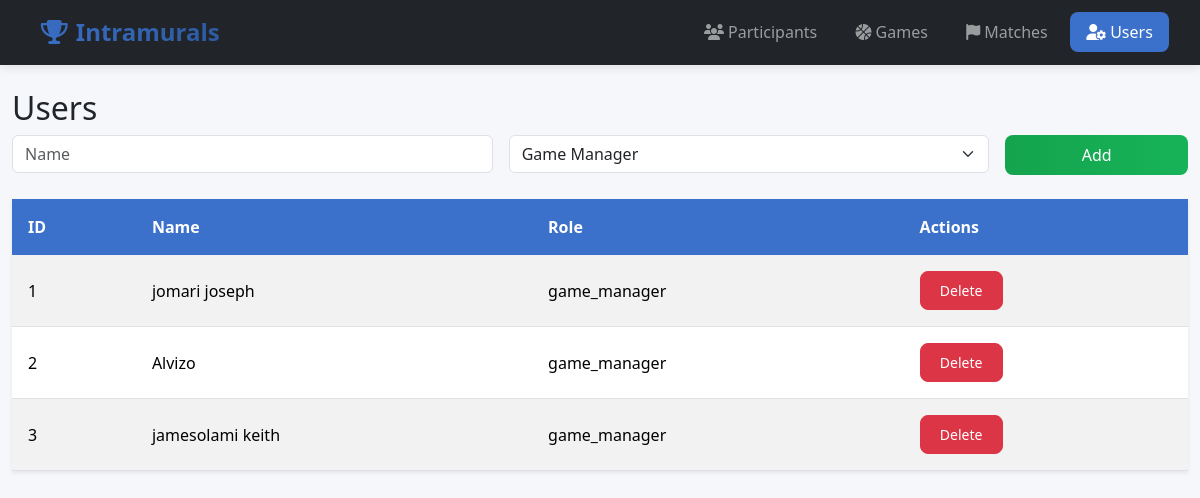
/users/, run on the app's committed database.
### models.py (models this page shows)
class User(db.Model):
    __tablename__ = "users"
    id = db.Column(db.Integer, primary_key=True)
    name = db.Column(db.String(100), nullable=False)
    role = db.Column(db.String(50), nullable=False)  # "game_manager" or "admin"

### routes/users.py (the view)
@users_bp.route("/")
def list_users():
    users = User.query.all()
    return render_template("users.html", users=users)

### templates/users.html (shortened to what this page needs)
{% extends "base.html" %}
{% block content %}
<h2>Users</h2>
<form class="row g-3 mb-4" method="post" action="{{ url_for('users.add') }}">
  <div class="col-md-5">
    <input type="text" class="form-control" name="name" placeholder="Name" required>
  </div>
  <div class="col-md-5">
    <select class="form-select" name="role" required>
      <option value="game_manager">Game Manager</option>
    </select>
  </div>
  <div class="col-md-2">
    <button type="submit" class="btn btn-success w-100">Add</button>
  </div>
</form>
<table class="table table-striped table-hover shadow-sm">
  <thead class="table-primary">
    <tr>
      <th>ID</th><th>Name</th><th>Role</th><th>Actions</th>
    </tr>
  </thead>
  <tbody>
  {% for u in users %}
    <tr>
      <td>{{ u.id }}</td>
      <td>{{ u.name }}</td>
      <td>{{ u.role }}</td>
      <td><a href="{{ url_for('users.delete', id=u.id) }}" class="btn btn-danger btn-sm">Delete</a></td>
    </tr>
  {% endfor %}
  </tbody>
</table>
{% endblock %}

### templates/base.html (style rules this page uses)
:root { --primary-color: #3b71ca; --secondary-color: #f8f9fa; --accent-color: #dc3545; --dark-color: #212529; --light-color: #f8f9fa; --success-color: #14a44d; --border-radius: 8px; }
body { background-color: #f5f7fb; font-family: 'Segoe UI', Tahoma, Geneva, Verdana, sans-serif; }
.btn { border-radius: var(--border-radius); padding: 0.5rem 1.2rem; font-weight: 500; transition: all 0.3s ease; }
.btn-success { background: linear-gradient(to right, var(--success-color), #17b358); border: none; }
.table th { background-color: var(--primary-color); color: white; border: none; padding: 1rem; }
.table td { padding: 1rem; vertical-align: middle; }

### data on the page
User: id "1", name "jomari joseph", role "game_manager"
User: id "2", name "Alvizo", role "game_manager"
User: id "3", name "jamesolami keith", role "game_manager"
